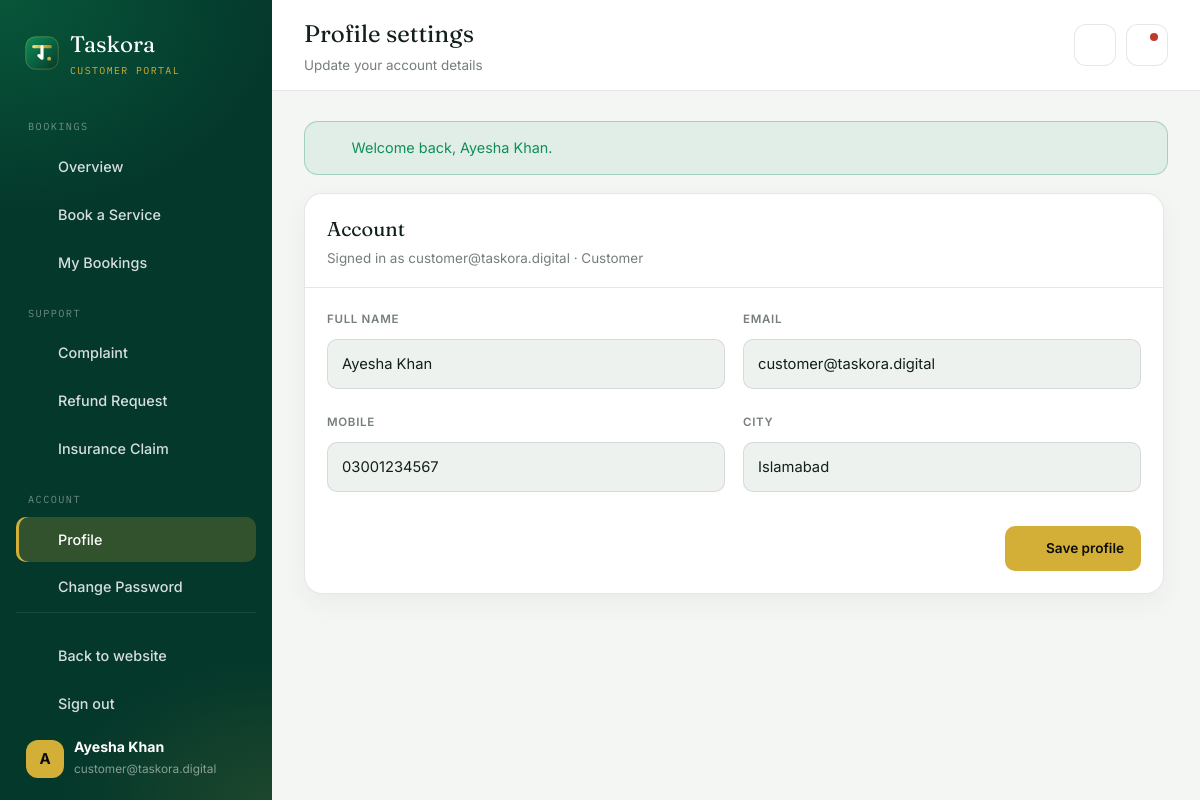
/account/profile.php (signed in), run on the app's committed database.
### tables this page shows
CREATE TABLE `users` (
  `id` int(10) unsigned NOT NULL AUTO_INCREMENT,
  `role` enum('customer','provider') NOT NULL DEFAULT 'customer',
  `name` varchar(150) NOT NULL,
  `email` varchar(191) NOT NULL,
  `phone` varchar(40) DEFAULT NULL,
  `cnic` varchar(20) DEFAULT NULL,
  `city` varchar(80) DEFAULT NULL,
  `password` varchar(255) NOT NULL,
  `category` varchar(150) DEFAULT NULL,
  `subcategory` varchar(150) DEFAULT NULL,
  `experience` int(11) DEFAULT NULL,
  `service_areas` varchar(255) DEFAULT NULL,
  `qualifications` text,
  `status` enum('pending','active','suspended') NOT NULL DEFAULT 'active',
  `created_at` timestamp NOT NULL DEFAULT CURRENT_TIMESTAMP,
  PRIMARY KEY (`id`),
  UNIQUE KEY `email` (`email`)
);

### includes/bootstrap.php (called while the page is built, shortened)
<?php
function base_url($path = '')
{
    static $base = null;
    if ($base === null) {
        if (BASE_URL_OVERRIDE !== '') {
            $base = rtrim(BASE_URL_OVERRIDE, '/');
        } else {
            $root = str_replace('\\', '/', realpath($_SERVER['DOCUMENT_ROOT'] ?? ''));
            $app  = str_replace('\\', '/', realpath(dirname(__DIR__)));
            $base = ($root && stripos($app, $root) === 0) ? substr($app, strlen($root)) : '';
            $base = '/' . trim($base, '/');
            if ($base === '/') $base = '';
        }
    }
    return $base . '/' . ltrim($path, '/');
}
function db()
{
    static $pdo = null;
    if ($pdo === null) {
        try {
            $pdo = new PDO(
                'mysql:host=' . DB_HOST . ';port=' . DB_PORT . ';dbname=' . DB_NAME . ';charset=utf8mb4',
                DB_USER,
                DB_PASS,
                [
                    PDO::ATTR_ERRMODE            => PDO::ERRMODE_EXCEPTION,
                    PDO::ATTR_DEFAULT_FETCH_MODE => PDO::FETCH_ASSOC,
                    PDO::ATTR_EMULATE_PREPARES   => false,
                ]
            );
        } catch (PDOException $ex) {
            http_response_code(500);
            echo '<div style="font-family:sans-serif;max-width:640px;margin:80px auto;padding:32px;border:1px solid #d4af37;border-radius:14px">'
               . '<h2 style="color:#04382b">Database connection failed</h2>'
               . '<p>Start MySQL in the XAMPP Control Panel and import <code>database.sql</code> into a database named <b>' . DB_NAME . '</b> '
               . '(or open <a href="' . base_url('install.php') . '">install.php</a>).</p>'
               . (APP_DEBUG ? '<pre style="white-space:pre-wrap;color:#b42318">' . htmlspecialchars($ex->getMessage()) . '</pre>' : '')
               . '</div>';
            exit;
        }
    }
    return $pdo;
}
function q($sql, $params = [])
{
    $st = db()->prepare($sql);
    $st->execute($params);
    return $st;
}
function row($sql, $params = [])  { $r = q($sql, $params)->fetch(); return $r ?: null; }
function rows($sql, $params = []) { return q($sql, $params)->fetchAll(); }
function val($sql, $params = [])  { $v = q($sql, $params)->fetchColumn(); return $v === false ? null : $v; }
function e($s) { return htmlspecialchars((string)$s, ENT_QUOTES, 'UTF-8'); }
function lines($text)
{
    $out = [];
    foreach (preg_split('/\r\n|\r|\n/', (string)$text) as $l) {
        $l = trim($l);
        if ($l !== '') $out[] = $l;
    }
    return $out;
}
function setting($key, $default = '')
{
    static $cache = null;
    if ($cache === null) {
        $cache = [];
        foreach (rows('SELECT skey, svalue FROM settings') as $r) $cache[$r['skey']] = $r['svalue'];
    }
    return (isset($cache[$key]) && $cache[$key] !== '') ? $cache[$key] : $default;
}
function flash($type = null, $msg = null)
{
    $f = $_SESSION['flash'] ?? [];
    return $f;
}
function current_user()
{
    static $u = false;
    if ($u === false) {
        $u = !empty($_SESSION['uid']) ? row('SELECT * FROM users WHERE id = ?', [$_SESSION['uid']]) : null;
    }
    return $u;
}
function require_user($role = null)
{
    $u = current_user();
    return $u;
}
function cities()
{
    $c = lines(setting('cities', "Islamabad\nRawalpindi\nLahore\nKarachi\nFaisalabad\nPeshawar\nMultan"));
    return $c;
}
require_once __DIR__ . '/icons.php';
require_once __DIR__ . '/layout.php';

### account/profile.php (the view, shortened to what this page needs)
<?php
require __DIR__ . '/_layout.php';
$u = require_user();
portal_start('Profile settings', 'Update your account details');
?>
<form class="card" method="post" style="max-width:860px">
  <div class="card-head"><div><h2>Account</h2><p>Signed in as <?= e($u['email']) ?> · <?= e(ucfirst($u['role'])) ?></p></div></div>
  <div class="card-body">
    <div class="form-grid">
      <div class="field"><label>Full name</label><input class="input" name="name" value="<?= e($u['name']) ?>" required></div>
      <div class="field"><label>Email</label><input class="input" value="<?= e($u['email']) ?>" disabled></div>
      <div class="field"><label>Mobile</label><input class="input" name="phone" value="<?= e($u['phone']) ?>" required></div>
      <div class="field"><label>City</label><select class="input" name="city"><?php foreach (cities() as $c): ?><option<?= $u['city'] === $c ? ' selected' : '' ?>><?= e($c) ?></option><?php endforeach; ?></select></div>
    </div>
    <div class="form-actions"><button class="b b-gold" type="submit"><?= icon('check') ?>Save profile</button></div>
  </div>
</form>
<?php portal_end(); ?>

### account/_layout.php (shortened to what this page needs)
<?php
require_once dirname(__DIR__) . '/includes/bootstrap.php';
function portal_nav($u)
{
    $unread = (int)val('SELECT COUNT(*) FROM notifications WHERE user_id = ? AND is_read = 0', [$u['id']]);
    return [
        'Bookings' => [
            ['index.php', 'Overview', 'grid'],
            ['services.php', 'Book a Service', 'plus'],
            ['bookings.php', 'My Bookings', 'list'],
        ],
        'Support' => [
            ['../forms.php?type=complaint', 'Complaint', 'doc'],
            ['../forms.php?type=refund', 'Refund Request', 'wallet'],
            ['../forms.php?type=insurance', 'Insurance Claim', 'shield'],
        ],
        'Account' => [
            ['profile.php', 'Profile', 'user'],
            ['password.php', 'Change Password', 'lock'],
        ],
    ];
}
function portal_start($title, $subtitle = '')
{
    $u = current_user();
    $cur = basename($_SERVER['SCRIPT_NAME']);
    $notifs = rows('SELECT * FROM notifications WHERE user_id = ? ORDER BY id DESC LIMIT 12', [$u['id']]);
    $unread = 0; foreach ($notifs as $n) if (!$n['is_read']) $unread++;
    render_head($title . ' | ' . setting('site_name'), '', ['body' => 'db', 'css' => ['css/dashboard.css']]);
    ?>
<div class="db-shell">
  <aside class="db-side" id="dbSide">
    <a class="db-brand" href="<?= e(base_url('index.php')) ?>"><?= logo_mark(36) ?><div><?= e(setting('site_name', 'Taskora')) ?><small><?= $u['role'] === 'provider' ? 'Provider' : 'Customer' ?> portal</small></div></a>
    <?php foreach (portal_nav($u) as $group => $links): ?>
      <div class="db-group"><?= e($group) ?></div>
      <?php foreach ($links as $l): ?>
        <a class="db-link<?= $cur === basename($l[0]) ? ' active' : '' ?>" href="<?= e($l[0]) ?>"><?= icon($l[2]) ?><?= e($l[1]) ?><?php if (!empty($l[3])): ?><span class="count"><?= (int)$l[3] ?></span><?php endif; ?></a>
      <?php endforeach; ?>
    <?php endforeach; ?>
    <div class="db-side-foot">
      <a class="db-link" href="<?= e(base_url('index.php')) ?>"><?= icon('home') ?>Back to website</a>
      <a class="db-link" href="logout.php"><?= icon('logout') ?>Sign out</a>
      <div class="db-me"><span class="db-ava"><?= e(strtoupper(substr($u['name'], 0, 1))) ?></span><div><strong><?= e($u['name']) ?></strong><small><?= e($u['email']) ?></small></div></div>
    </div>
  </aside>
  <div class="db-main">
    <header class="db-top">
      <div><h1><?= e($title) ?></h1><?php if ($subtitle): ?><p><?= e($subtitle) ?></p><?php endif; ?></div>
      <div class="db-top-actions">
        <button class="db-icon-btn" id="themeBtn" aria-label="Toggle theme"><?= icon('moon') ?></button>
        <div class="notif-wrap">
          <button class="db-icon-btn" id="notifBtn" aria-label="Notifications"><?= icon('bell') ?><?php if ($unread): ?><span class="dotn"></span><?php endif; ?></button>
        </div>
      </div>
    </header>
    <main class="db-content">
      <?php foreach (flash() as $f): ?>
        <div class="alert alert-<?= e($f['type']) ?>"><?= icon($f['type'] === 'error' ? 'x' : 'check-circle') ?><span><?= e($f['msg']) ?></span></div>
      <?php endforeach; ?>
<?php
}
function portal_end()
{
    ?>
    </main>
  </div>
</div>
</body></html>
<?php
}

### data on the page
users: name "A", name "Ayesha Khan", email "customer@taskora.digital", role "Customer", phone "03001234567"

### other printed values
setting('site_name', 'Taskora') "Taskora"
$group "BOOKINGS"
$l[1] "Overview"
$l[1] "Book a Service"
$l[1] "My Bookings"
$group "SUPPORT"
$l[1] "Complaint"
$l[1] "Refund Request"
$l[1] "Insurance Claim"
$group "ACCOUNT"
$l[1] "Profile"
$l[1] "Change Password"
$title "Profile settings"
$subtitle "Update your account details"
$f['msg'] "Welcome back, Ayesha Khan."
